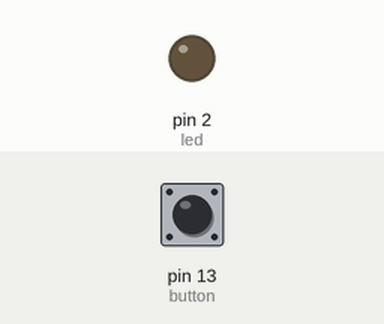
This sketch was run on a simulated Arduino Uno, built with avr-gcc and run on an emulated ATmega328P. On the bench: output pins drawn as LEDs (lit = HIGH). Inputs (shaded band) come from the test bench; at power-on: pin 13 (button) LOW. At 2.3 s the program stops and its outputs stay as they are.

Above: at 1.2 s.
1.3 s: pin 13 (button) pulled HIGH for 0.15 s
At 1.6 s:
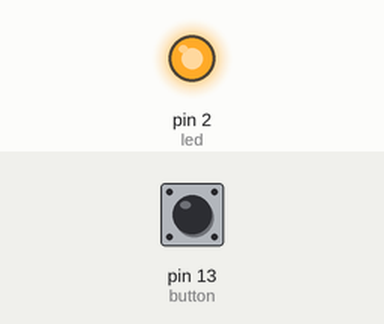
Timing chart, 0 to 3.8 s (numbered marks = the images above; inputs shaded):
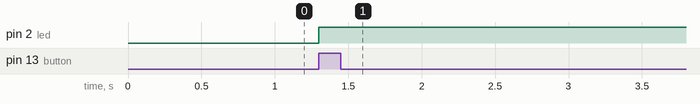

The sketch:

NemBong_New.ino
```cpp
int button = 13;
int led = 2;
void setup() {
  pinMode(button, INPUT);  //Cài đặt chân D11 ở trạng thái đọc dữ liệu
  pinMode(led,OUTPUT); // Cài đặt chân D2 dưới dạng OUTPUT
  digitalWrite(led,LOW);
}

void loop() {
  int buttonStatus = digitalRead(button);    //Đọc trạng thái button
  if (buttonStatus == HIGH) { // Nếu mà button bị nhấn
    digitalWrite(led,HIGH); // Đèn led sáng
    delay(1000);
    while(1){
      }
  }
}
```

Measured:
- after the input at 1.3 s, pin 2 (led): LOW → HIGH at once
